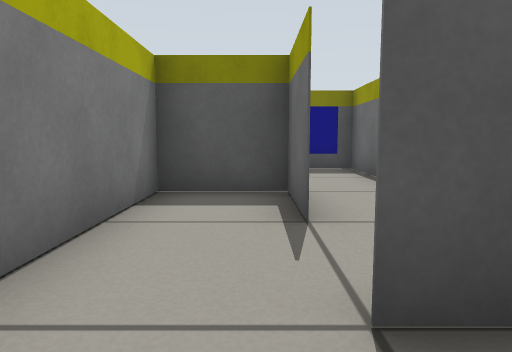
[1] (above)

24 first-person views from a walk through a world built for the Gazebo simulator. The camera is 0.41 m above the floor, tilts 6° down and sees 70° across. The floor is counted in squares, 0.5 m on a side. Each view is taken from the middle of a square. On the plan, view 1 faces up. The plan holds only what a view shows up to about 12 squares ahead; the rest is blank.

[2]
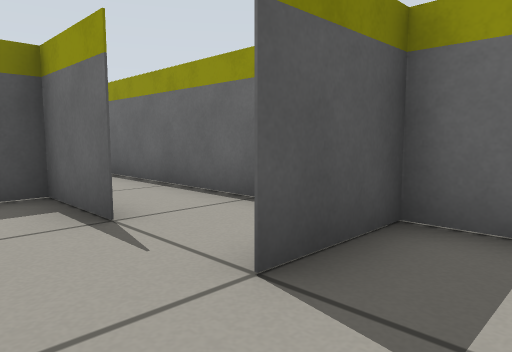

[3]
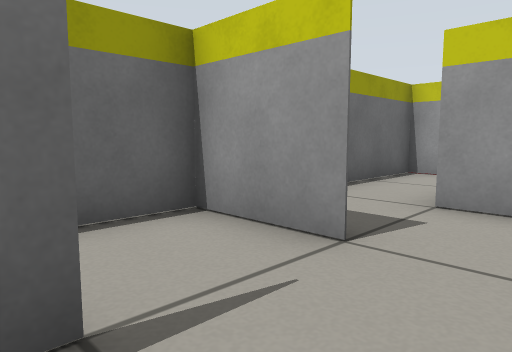

[4]
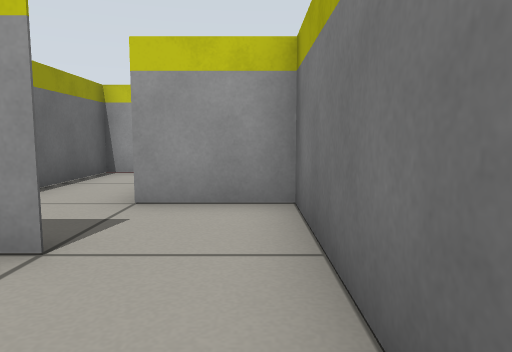

[5]
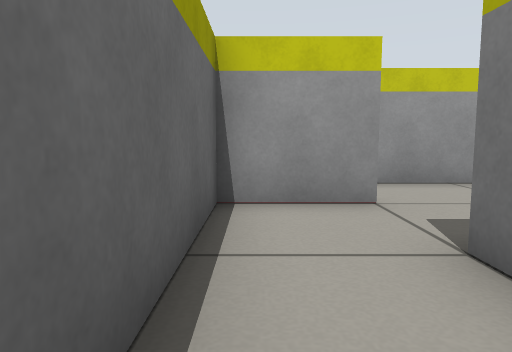

[6]
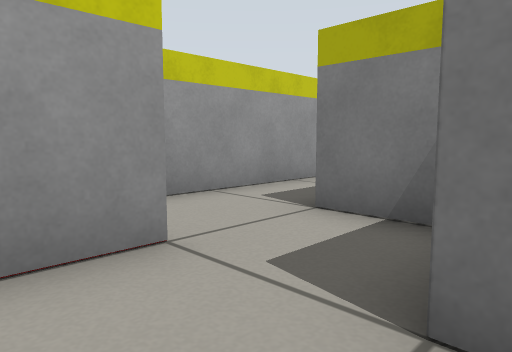

[7]
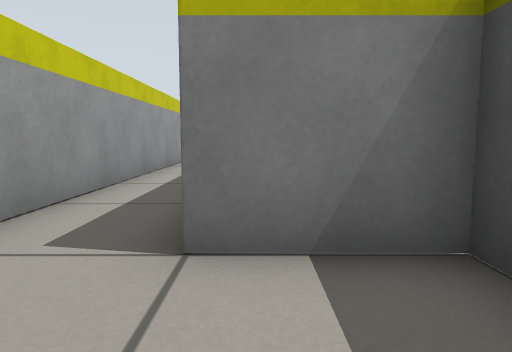

[8]
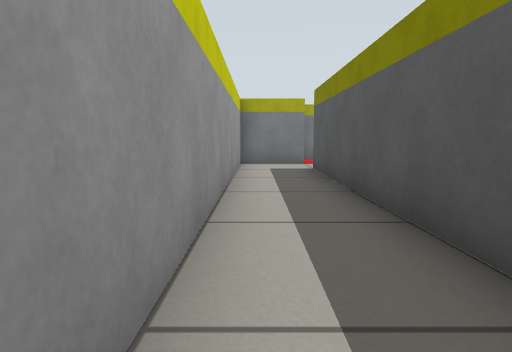

[9]
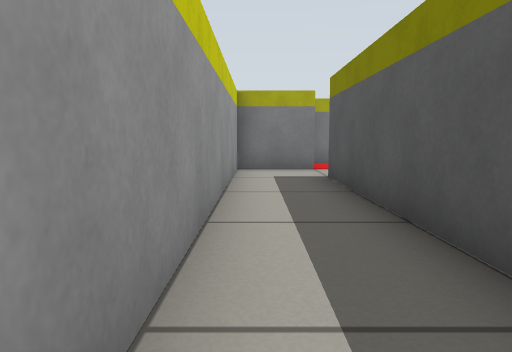

[10]
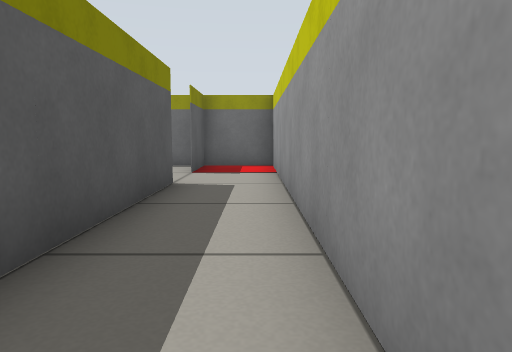

[11]
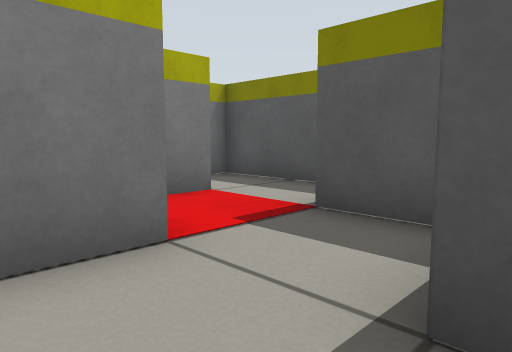

[12]
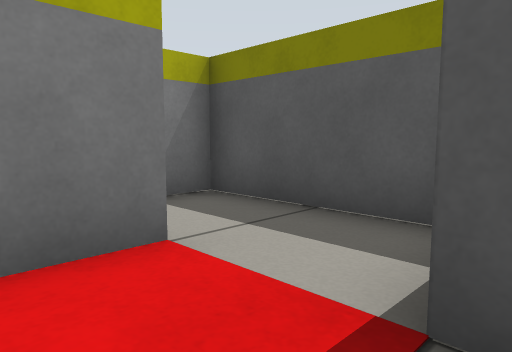

[13]
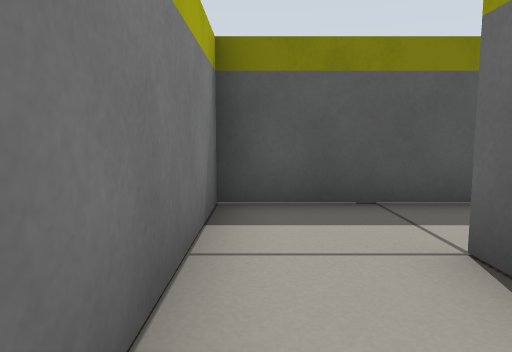

[14]
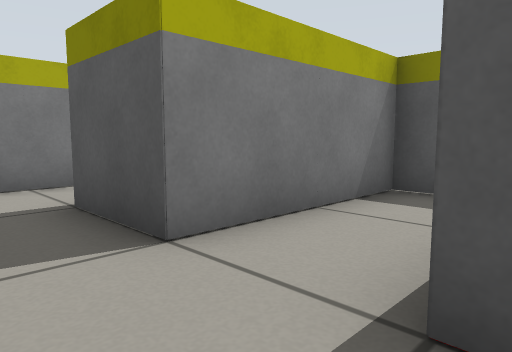

[15]
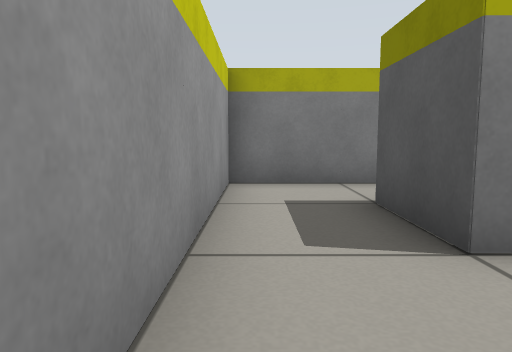

[16]
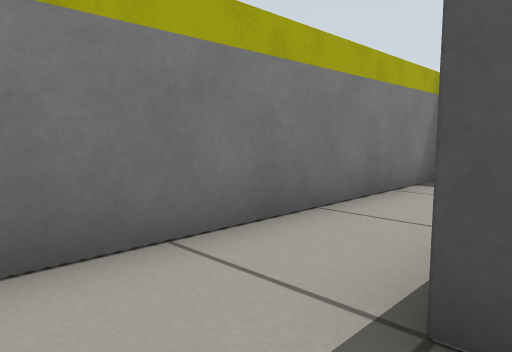

[17]
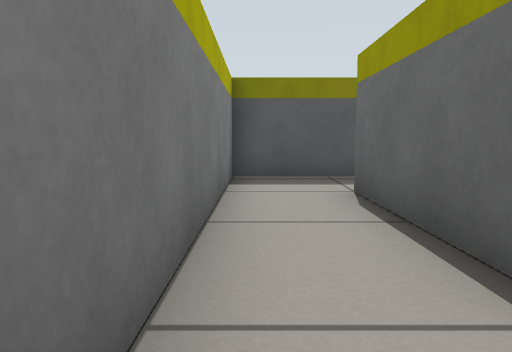

[18]
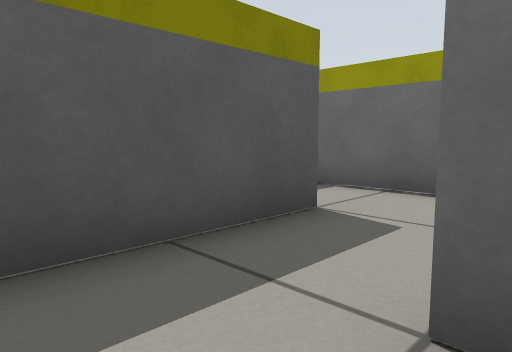

[19]
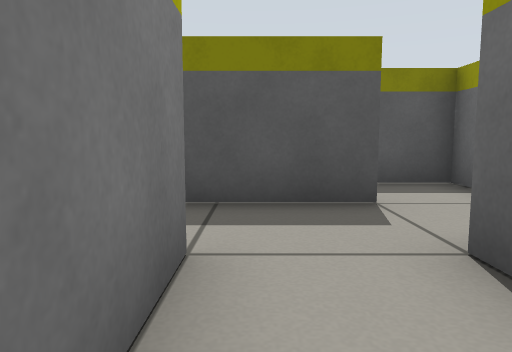

[20]
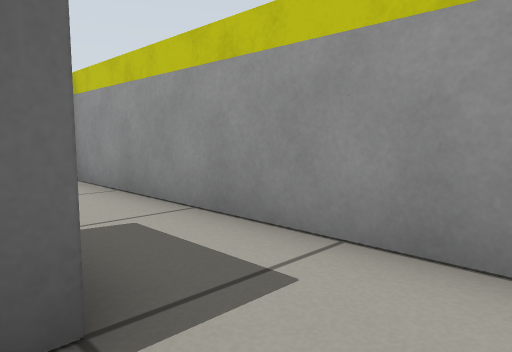

[21]
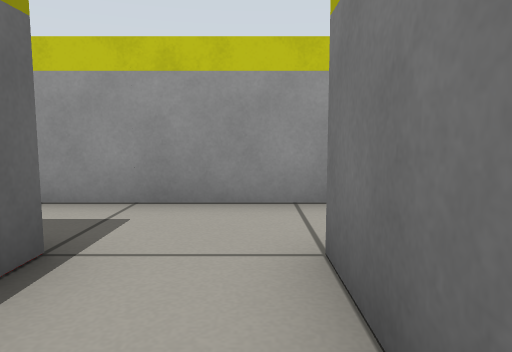

[22]
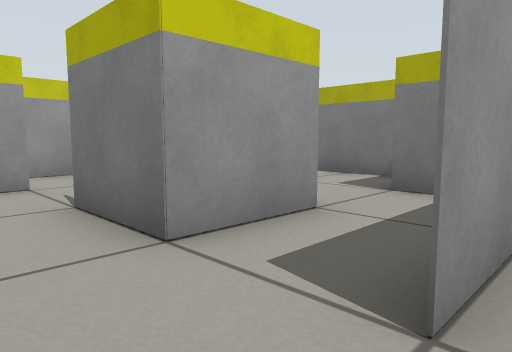

[23]
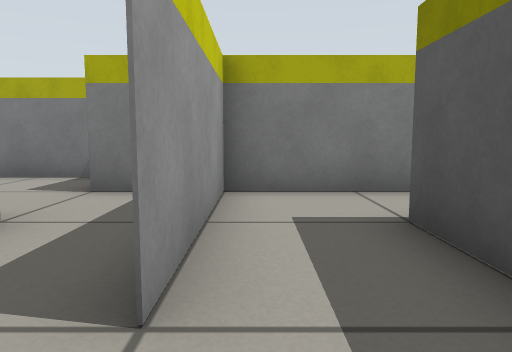

[24]
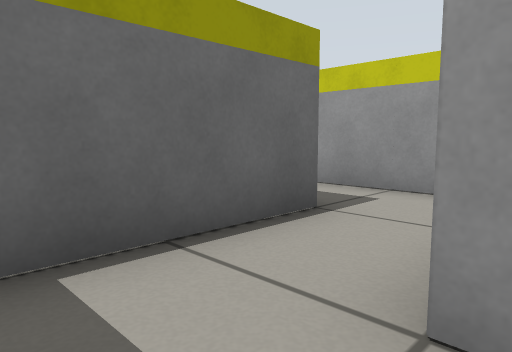

### Floor plan
Key: @ floor where view 1 was taken; # wall or solid block; . floor; B blue box.
Columns run from 22 left of view 1 to 3 right of it. Each row starts with its distance up from view 1.
 13                   . #
 12                   ..#
 11                   #.##
 10                   #.##   #
  9                   #..##BB#
  8                   #......#
  7                   #####..#
  6                   #......#
  5                  ...###..#
  4      ..          ...#.#..#
  3      ###        #.  #....#
  2  ... .#.            #....#
  1 #####.#.            #..###
  0 #.....#..           #.@..#
 -1 #.#.#####           ###..#
 -2 #.#.#...##.           #..#
 -3 #.#.#.#..##         ###..#
 -4 #.###.##..##  #     #....#
 -5 #..##..##.. #########..###
 -6 #.......#................#
 -7 ##########################

Positions as (right, up) in squares from view 1, and headings:
1: (0, 0), facing up
2: (-1, 0), facing up-right
3: (-1, 4), facing down-right
4: (-1, 4), facing down
5: (2, 0), facing down
6: (2, -2), facing down-left
7: (1, -4), facing left
8: (-2, -6), facing left
9: (-4, -6), facing left
10: (-8, -6), facing right
11: (-11, -6), facing up-left
12: (-13, -4), facing up-left
13: (-17, -5), facing up
14: (-15, -6), facing up-left
15: (-15, -6), facing left
16: (-19, -6), facing up-left
17: (-21, -6), facing up
18: (-21, -1), facing up-right
19: (-19, -3), facing up
20: (-21, -4), facing down-right
21: (-17, -2), facing down
22: (2, 8), facing down-left
23: (2, 8), facing left
24: (-4, 13), facing down-right
